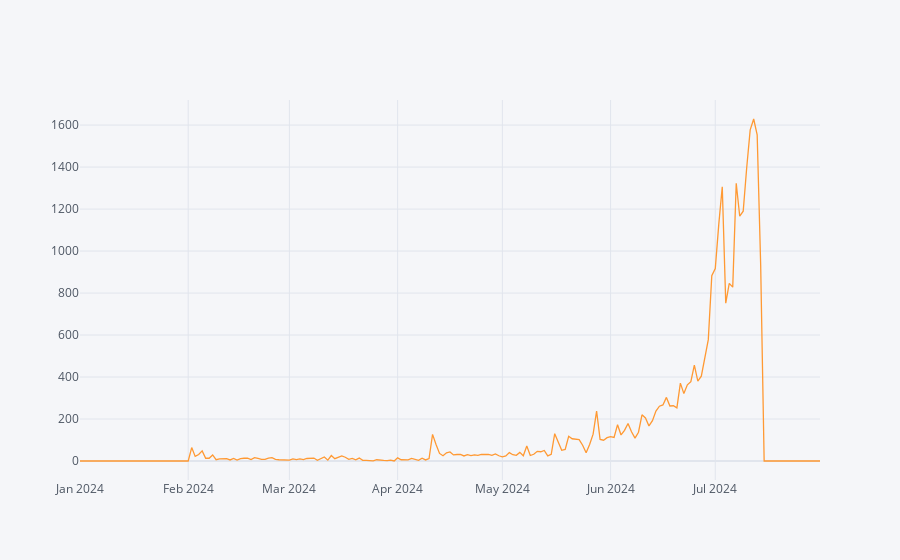

The cell this chart's notebook holds for it:
### Code cell
df_initial[kpi_name].iplot()

### Figure 1 — Plotly figure (JSON) as saved in the notebook; plotly's stock layout.template omitted (floating-point values rounded to 4 significant figures; data arrays with more than 128 entries replaced by an {"elided": "..."} marker saying what was removed)
{"data": [{"line": {"color": "rgba(255, 153, 51, 1.0)", "dash": "solid", "shape": "linear", "width": 1.3}, "mode": "lines", "name": "msc_tickets", "text": "", "type": "scatter", "x": {"elided": "213 str values"}, "y": {"elided": "213 int values"}}], "layout": {"legend": {"bgcolor": "#F5F6F9", "font": {"color": "#4D5663"}}, "paper_bgcolor": "#F5F6F9", "plot_bgcolor": "#F5F6F9", "title": {"font": {"color": "#4D5663"}}, "xaxis": {"gridcolor": "#E1E5ED", "showgrid": true, "tickfont": {"color": "#4D5663"}, "title": {"font": {"color": "#4D5663"}, "text": ""}, "zerolinecolor": "#E1E5ED"}, "yaxis": {"gridcolor": "#E1E5ED", "showgrid": true, "tickfont": {"color": "#4D5663"}, "title": {"font": {"color": "#4D5663"}, "text": ""}, "zerolinecolor": "#E1E5ED"}}}
